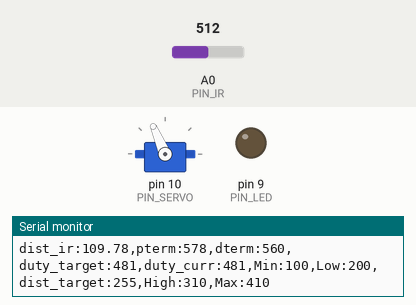
Bench run of a sketch on a simulated Arduino Uno, built with avr-gcc and run on an emulated ATmega328P. Parts: servo, output pins drawn as LEDs (lit = HIGH), the last lines printed to the serial monitor. Inputs (shaded band) come from the test bench; at power-on: A0 (PIN_IR) = 512.

Above: at 1.2 s.
1.3 s: A0 (PIN_IR) set to 710
At 2.8 s:
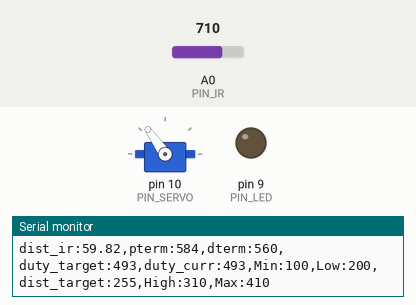
3.3 s: A0 (PIN_IR) set to 400
5.2 s: A0 (PIN_IR) set to 306
At 6.9 s:
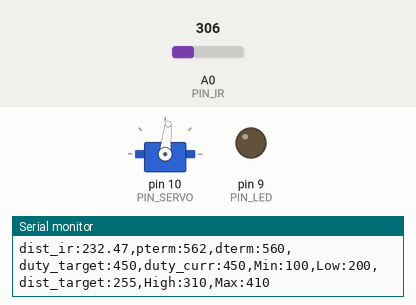
7.2 s: A0 (PIN_IR) set to 245
8.8 s: A0 (PIN_IR) set to 122
At 9.5 s:
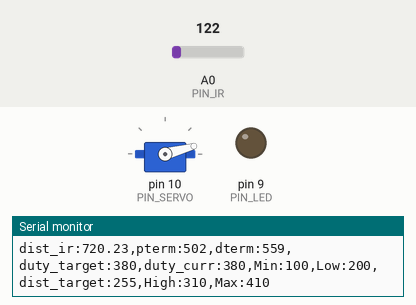
Timing chart, 0 to 11.4 s (numbered marks = the images above; inputs shaded):
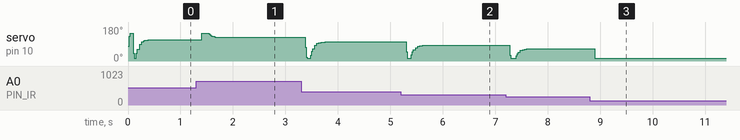

Measured:
- after the input at 8.8 s, servo on pin 10 (PIN_SERVO): 65° → 15° after 0.10 s

The sketch:

pdControl.ino
```cpp
#include <Servo.h>

/////////////////////////////
// Configurable parameters //
/////////////////////////////

// Arduino pin assignment
#define PIN_LED 9
#define PIN_SERVO 10
#define PIN_IR A0

// Framework setting
#define _DIST_TARGET 255
#define _DIST_MIN 100
#define _DIST_MAX 410

// Distance sensor
#define _DIST_ALPHA 0.3

// Servo range
#define _DUTY_MIN 700
#define _DUTY_NEU 1350
#define _DUTY_MAX 2050

// Servo speed control
#define _SERVO_ANGLE 30
#define _SERVO_SPEED 600

// Event periods
#define _INTERVAL_DIST 20
#define _INTERVAL_SERVO 20
#define _INTERVAL_SERIAL 100

// PID parameters
#define _KP 2.5
#define _KD 150.0

//////////////////////
// global variables //
//////////////////////

// Servo instance
Servo myservo;

// Distance sensor
float dist_target; // location to send the ball
float dist_raw, dist_ema;    //측정값, ema필터 적용값

// Event periods
unsigned long last_sampling_time_dist, last_sampling_time_servo, last_sampling_time_serial;
bool event_dist, event_servo, event_serial; //거리, 서보, 시리얼 측정 여부

// Servo speed control
int duty_chg_per_interval; // 한 주기 당 제어할 최대 duty값
int duty_target, duty_curr; // 목표 pulse주기값, 현재 pulse주기값

// PID variables
float error_curr, error_prev, control, pterm, dterm, iterm;

// 중간값 필터
#define midFilter 9
float dist_arr[midFilter];
int idx = 0;

//r
int period = 30;


void setup() {
  randomSeed(analogRead(5));
// initialize GPIO pins for LED and attach servo
pinMode(PIN_LED,OUTPUT);
myservo.attach(PIN_SERVO);

// move servo to neutral position
duty_target = duty_curr = _DUTY_NEU; // 초기화
myservo.writeMicroseconds(duty_curr); // 서보 중립위치

// initialize serial port
Serial.begin(57600);

// initialize global variables
dist_target = _DIST_TARGET;
dist_raw = dist_ema = dist_arr[idx] = ir_distance();
++idx;
error_curr = error_prev = dist_target - dist_raw;

last_sampling_time_dist = 0; // last_sampling_time_dist 초기화
last_sampling_time_servo = 0;
last_sampling_time_serial = 0;

event_dist = event_servo = event_serial = false;

// convert angle speed into duty change per interval.
  duty_chg_per_interval = (float)(_DUTY_MAX - _DUTY_MIN) * _SERVO_SPEED / ((float)_SERVO_ANGLE) * _INTERVAL_SERVO / 1000; //한 주기 당 제어할 최대 duty값 초기화
}


void loop() {
/////////////////////
// Event generator //
/////////////////////
  unsigned long time_curr = millis();
  if(time_curr >= last_sampling_time_dist + _INTERVAL_DIST) {
        last_sampling_time_dist += _INTERVAL_DIST;
        period = time_curr - last_sampling_time_dist;
        event_dist = true;
  }
  if(time_curr >= last_sampling_time_servo + _INTERVAL_SERVO) {
        last_sampling_time_servo += _INTERVAL_SERVO;
        event_servo = true;
  }
  if(time_curr >= last_sampling_time_serial + _INTERVAL_SERIAL) {
        last_sampling_time_serial += _INTERVAL_SERIAL;
        event_serial = true;
  }


////////////////////
// Event handlers //
////////////////////

  if(event_dist) {
     event_dist = false;
  // get a distance reading from the distance sensor
      dist_raw = ir_distance_filtered();
      dist_ema = (1 - _DIST_ALPHA) * dist_ema + _DIST_ALPHA * dist_raw;

  // PID control logic
    error_curr = dist_target - dist_ema;
    pterm = _KP * error_curr;
    dterm = _KD * (error_curr - error_prev);

    //dterm /= period;
    control = pterm + dterm;

  // duty_target = f(duty_neutral, control)
    duty_target = _DUTY_NEU + control;

  // keep duty_target value within the range of [_DUTY_MIN, _DUTY_MAX]
  if(duty_target < _DUTY_MIN){
    duty_target = _DUTY_MIN;
  }
  if(duty_target > _DUTY_MAX){
    duty_target = _DUTY_MAX;
  }

   error_prev = error_curr;  // error update
  }

  if(event_servo) {
event_servo = false;

    // adjust duty_curr toward duty_target by duty_chg_per_interval

    // update servo position

// adjust duty_curr toward duty_target by duty_chg_per_interval
  if(duty_target > duty_curr) {
  duty_curr += duty_chg_per_interval;
  if(duty_curr > duty_target) duty_curr = duty_target;
  }
  else {
  duty_curr -= duty_chg_per_interval;
  if(duty_curr < duty_target) duty_curr = duty_target;

  }

}
  // update servo position
  myservo.writeMicroseconds(duty_curr);


  if(event_serial) {
    event_serial = false;
//    Serial.print("raw_dist:");
//    Serial.print(ir_distance());
    Serial.print("dist_ir:");
    Serial.print(dist_ema);
    Serial.print(",pterm:");
    Serial.print(map(pterm,-1000,1000,510,610));
    Serial.print(",dterm:");
    Serial.print(map(dterm,-1000,1000,510,610));
    Serial.print(",duty_target:");
    Serial.print(map(duty_target,1000,2000,410,510));
    Serial.print(",duty_curr:");
    Serial.print(map(duty_curr,1000,2000,410,510));
    Serial.println(",Min:100,Low:200,dist_target:255,High:310,Max:410");
// Min :측정 최소거리, Max : 최대거리, Low : 목표구역 최소거리, dist_target :기준이 되는 거리, High : 목표구역 최대거리 값을 시리얼 모니터에 표시

  }
}

float ir_distance(void){ // return value unit: mm
  int a = 87;
  int b = 315;
  float val;
  float volt = float(analogRead(PIN_IR));
  val = ((6762.0/(volt-9.0))-4.0) * 10.0;
  val = 100 + 300.0 / (b - a) * (val - a);
  return val;
}

float median(float a, float b, float c){
    if (a > b){
        if (b > c)          return b;
        else if (a > c)     return c;
        else                return a;
    }
    else{
        if (a > c)          return a;
        else if (b > c)     return c;
        else                return b;
    }
}

float ir_distance_filtered(void){ // return value unit: mm
  float raw =  ir_distance();
  dist_arr[idx] = raw;
  ++idx;
  if(idx>=midFilter) idx = 0;
  float a = median(dist_arr[0], dist_arr[1], dist_arr[2]);
  float b = median(dist_arr[3], dist_arr[4], dist_arr[5]);
  float c = median(dist_arr[6], dist_arr[7], dist_arr[8]);
  return median(a, b, c);
}
```
